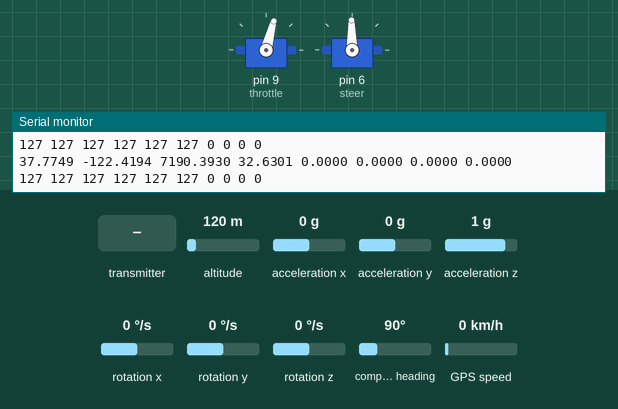
Recording of a sketch running on a simulated Arduino Leonardo, built with avr-gcc and run on an emulated ATmega32U4. Parts: 2 × servo, the last lines printed to the serial monitor. The test bench sets the inputs (shaded band); at power-on: altitude 120 m, acceleration x 0 g, acceleration y 0 g, acceleration z 1 g, rotation x 0 °/s, rotation y 0 °/s, rotation z 0 °/s, compass heading 90°, GPS speed 0 km/h. The GPS gets a fix after 3 s at 37.7749, -122.4194 with 8 satellites.

Above: at 5.4 s.
5.5 s: the transmitter starts sending readChannel.0 = 1000
At 6.6 s:
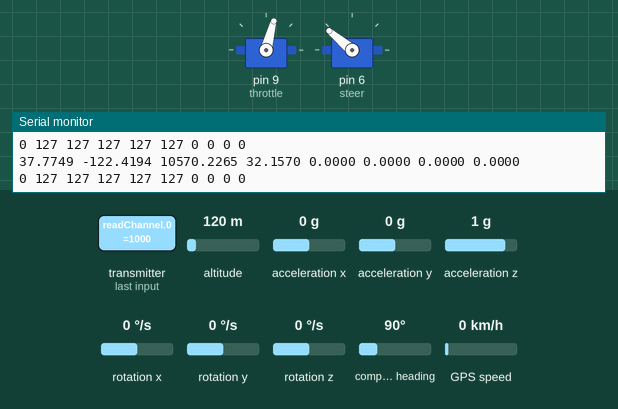
7.0 s: the transmitter starts sending readChannel.2 = 1000
At 8.0 s:
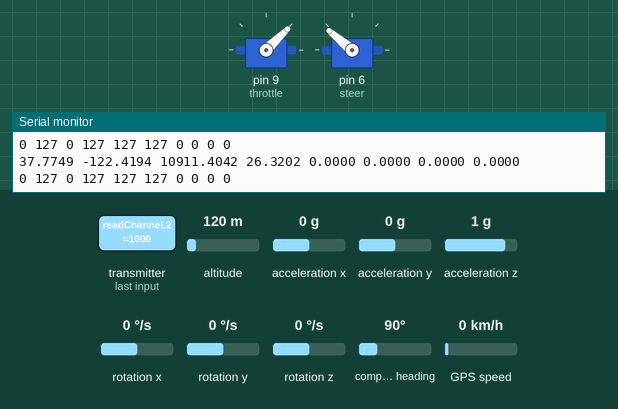
8.5 s: the transmitter starts sending readChannel.0 = 1500
At 9.7 s:
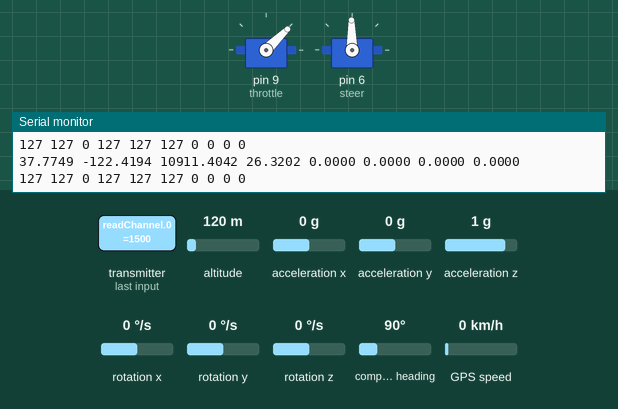
10.0 s: the transmitter starts sending readChannel.0 = 1250
At 10.5 s:
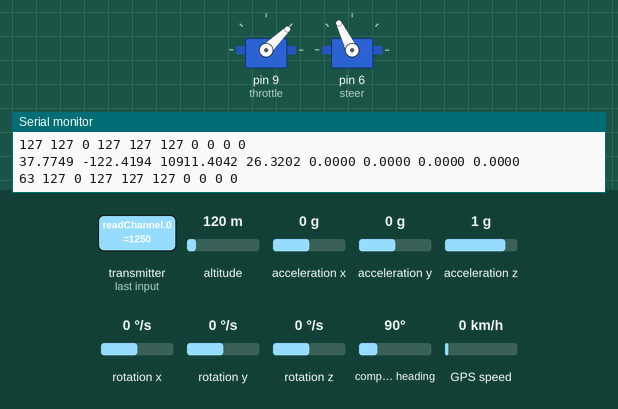
11.5 s: the transmitter starts sending readChannel.2 = 1500
At 12.4 s:
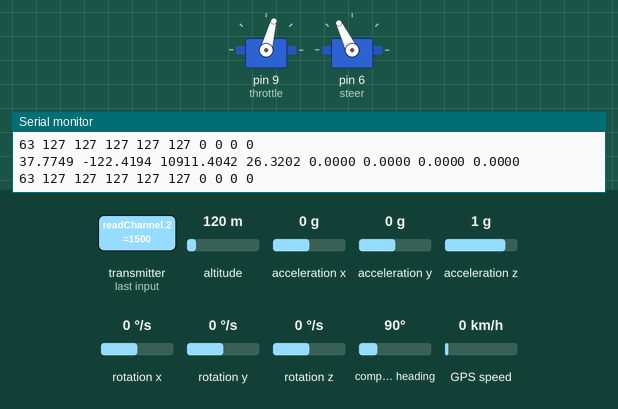
13.0 s: the transmitter starts sending readChannel.2 = 2000
At 14.2 s:
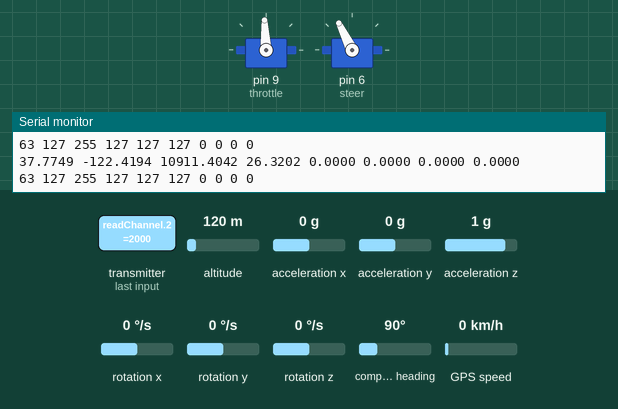
Timing chart, 0 to 15.5 s (numbered marks = the images above; inputs shaded):
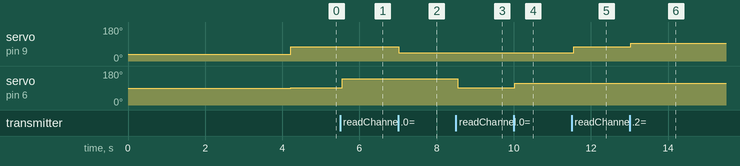

Measured:
- after the input at 5.5 s, servo on pin 6 (steer): 91° → 140° after 0.05 s
- after the input at 7.0 s, servo on pin 9 (throttle): 75° → 44° at once
- after the input at 8.5 s, servo on pin 6 (steer): 140° → 91° at once
- after the input at 10.0 s, servo on pin 6 (steer): 91° → 116° at once
- after the input at 11.5 s, servo on pin 9 (throttle): 44° → 75° after 0.05 s
- after the input at 13.0 s, servo on pin 9 (throttle): 75° → 93° at once

The sketch:

UAVRC_FLYSKY.ino
```cpp
// Konstantinos Papageorgiou - 2022 - kp@rei.gr
// Code utilising MPU6050, GPS, Servo
// Considers four time intervalas - 1ms - 10, 50 , 500 and 5000
// Uses Smotthing with dynamic number of points per sensor value
// Able to derive distance and degrees from a target LAT LOT
// Controls steering throttle to achieve 30 degrees roll
// Computes actual degree of the earth, by checking the gps consequent points - when on straight line - to derive the mpu offset from time of start.
//

#include <Smoothed.h>
#include <IBusBM.h>

#include <Wire.h>
#include <MPU6050_light.h>

#include <Servo.h>

#include <AltSoftSerial.h>
#include <TinyGPS++.h>

MPU6050 mpu(Wire);

Servo steer;
Servo throttle;

TinyGPSPlus gps;
AltSoftSerial gpsPort; //5 ,13
IBusBM IBus; // IBus object

#define SENSORS 8
// lat, lng, distance, degrees, x, y, z // where z matches to degres
Smoothed <float> sensors[SENSORS];
byte samples[] = {3, 3, 4, 4, 5, 5, 5, 1};

byte ext_sensors[] = {0,0,0,0,0,0,0,0,0,0};

unsigned long now = millis();
int intervals[] = {10,50,500,5000};
unsigned long timers[] = {now,now,now,now};

boolean gpsLock = false;

void setupSensorValues(){
   for(int i = 0; i < SENSORS; i++){
    sensors[i].begin(SMOOTHED_AVERAGE, samples[i]);
    sensors[i].add(0.0);
  }
  Serial.println("Smoothed sensor values ready.");
}

void setupMPU(){
  Wire.begin();
  byte status = mpu.begin();
  Serial.print(F("MPU6050 status: "));
  Serial.println(status);
  while(status!=0){
    Serial.println("MPU6050 not detected ... Check your wiring!");
    delay(500);
  }
  Serial.println(F("Calculating offsets, do not move MPU6050"));
  delay(1000);
  mpu.calcOffsets(); // gyro and accelero
  Serial.println("MPU ready.");
}

void setupSTEER(){
  steer.attach(6);
  steer.write(90);
  Serial.println("Steer ready.");
}

void setupTHROTTLE(){
  throttle.attach(9);
  throttle.writeMicroseconds(900); // send "stop" signal to ESC. Also necessary to arm the ESC.
  delay(1000); // delay to allow the ESC to recognize the stopped signal.
  Serial.println("Throttle ready.");
}

void setupGPS(){
  gpsPort.begin(9600);
  Serial.println("GPS ready.");
}

void setupIBUS(){
  IBus.begin(Serial1);
  delay(200);
}

void setup() {
  setupTHROTTLE();
  Serial.begin(9600);
  delay(1000);
  setupIBUS();
  setupSensorValues();
  setupMPU();


  setupSTEER();
  setupGPS();
  Serial.println("Setup done");
}

int readChannel(byte channelInput, int minLimit, int maxLimit, int defaultValue){ //https://www.youtube.com/watch?v=JZQoHmLqZYg
  uint16_t ch = IBus.readChannel(channelInput);
  if (ch < 100) return defaultValue;
  return map(ch, 1000, 2000, minLimit, maxLimit);
}

void updateIBUS(){
  for(int i = 0; i < 10; i++)
   ext_sensors[i] = (byte)readChannel(i, 0, 255, 0);
}

void setThrottle(int value){
  if(value > ext_sensors[4])
    value = ext_sensors[4];
  int pwmVal = map(value, 0, 255, 1000, 2000); // maps to PWM value.
  throttle.writeMicroseconds(pwmVal); // Send signal to ESC.
}

int degree=0;
void updateMPU() {
    sensors[4].add(mpu.getAngleX());
    sensors[5].add(mpu.getAngleY());
    sensors[6].add(mpu.getAngleZ());
    degree = -((int)sensors[6].get()) % 360;
    if(degree<0)degree+=360;

}
int target = 0;

int getDegreeDiff(){
     int diff = target-degree;
     if(diff>180)
      diff=diff-360;
     if(diff<-180)
      diff=diff+360;

     if(diff>45)
      diff=45;
     if(diff<-45)
      diff=-45;
    return diff;
}

void updateSteer(){
   int control = map(ext_sensors[0], 0, 255, -50, 50);
   if(hasTarget()){
      steer.write(90-getDegreeDiff());
   }else{
      steer.write(90 - control );
   }
}

void updateThrottle(){

    float x = (float)ext_sensors[2];
    if(x<15){
      x = 0;
    }else{
      x=x+20;
      x = x * (x/300)+10;
    }
    setThrottle((int)x);

}

boolean hasTarget(){
  return ext_sensors[6] == 255 ;
}

boolean hasNewDegree(){
  if(ext_sensors[7] == 255)target=degree;
}

void updateGPS(){
   while (gpsPort.available())
      gps.encode(gpsPort.read());

   if(!gpsLock && gps.location.lat() != 0.0)
     gpsLock = true;

   if(gpsLock){
     sensors[0].add(gps.location.lat());
     sensors[1].add(gps.location.lng());
     returnHome();
   }
}

//-----------------------------------------

double TARGET_LAT = 37.9584512;
double TARGET_LNG = 23.7502464;

void returnHome(){
    double distanceKm =
      gps.distanceBetween(
        sensors[0].get(),
        sensors[1].get(),
        TARGET_LAT,
        TARGET_LNG) / 1000.0;

    double courseTo =
      gps.courseTo(
        sensors[0].get(),
        sensors[1].get(),
        TARGET_LAT,
        TARGET_LNG);

    sensors[2].add(distanceKm);
    sensors[3].add(courseTo);

}

void run_invoker(){
  mpu.update();
  now = millis();
  for(int i = 0; i < 4; i++){
   if ((now - timers[i]) > intervals[i]) {
    timers[i] = now;
    switch(i){
      case 0: apply_very_fast_invoker(); break;
      case 1: apply_fast_invoker(); break;
      case 2: apply_slow_invoker(); break;
      case 3: apply_very_slow_invoker(); break;
    }
   }
  }
}

void printSensors(){
  for(int i = 0; i < SENSORS; i++){
   Serial.print(sensors[i].get(), 4);
   Serial.print(" ");
  }
  Serial.println("");
  for(int i = 0; i < 10; i++){
   Serial.print(ext_sensors[i]);
   Serial.print(" ");
  }

  Serial.println("");
}

void apply_very_fast_invoker(){
   updateMPU();
}

void apply_fast_invoker(){
   updateIBUS();
   updateSteer();
   updateThrottle();
}

void apply_slow_invoker(){
  hasNewDegree();
  updateGPS();
  printSensors();
}

void apply_very_slow_invoker(){
}

void loop(){
 run_invoker();
}
```
